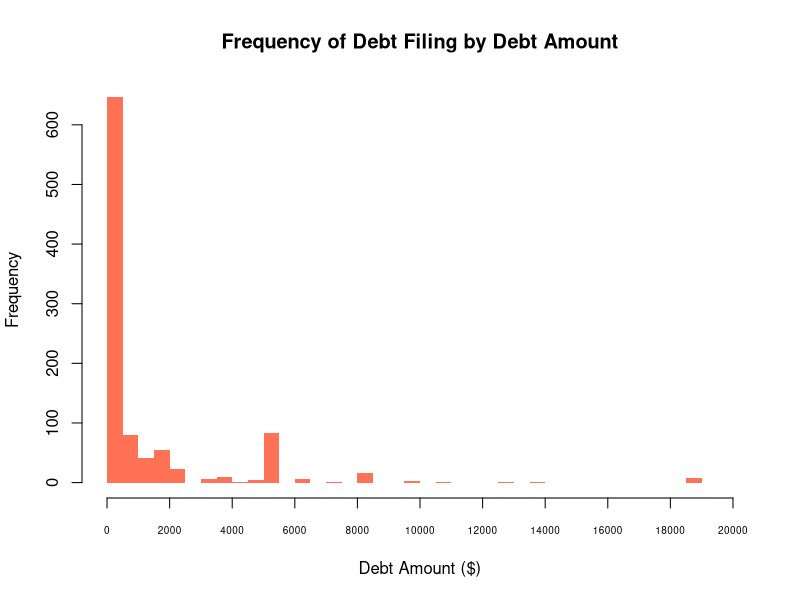
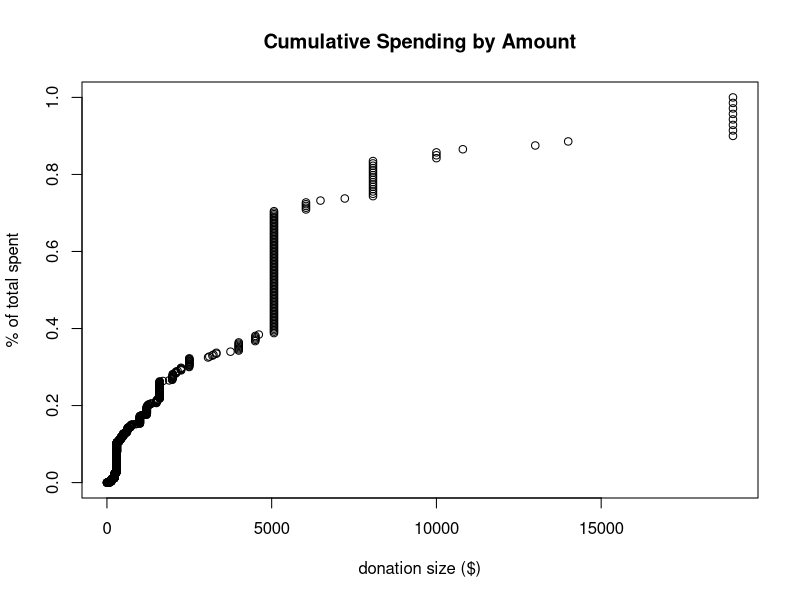
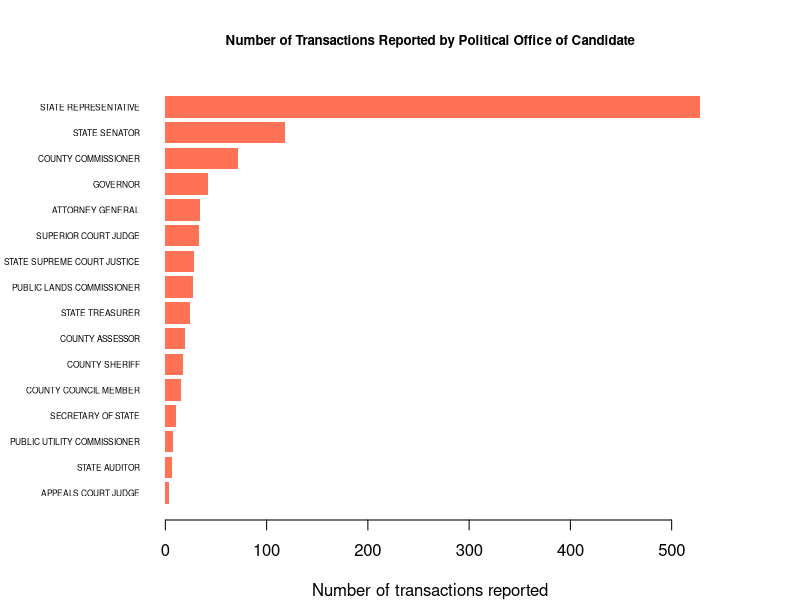
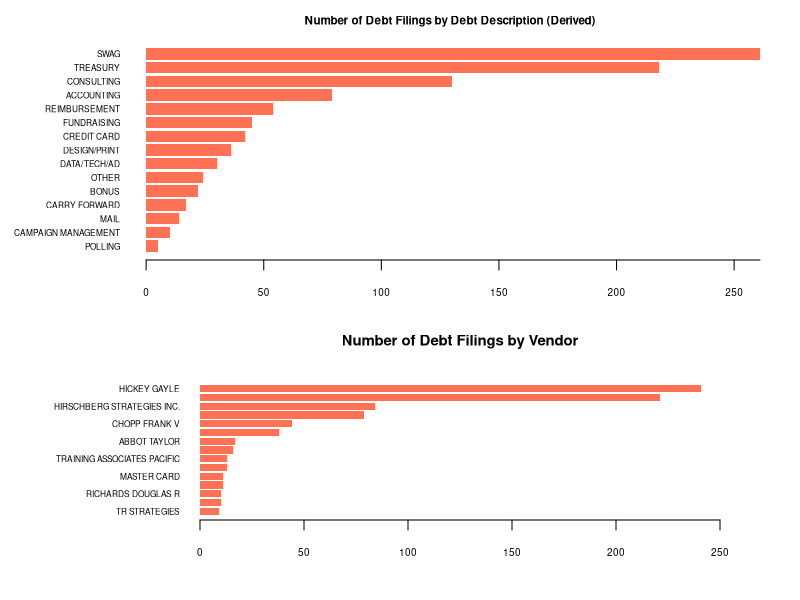
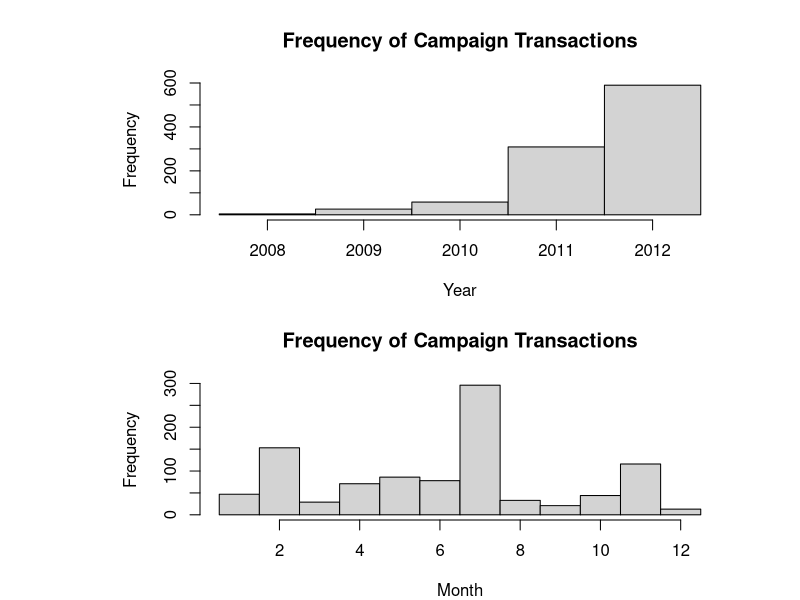
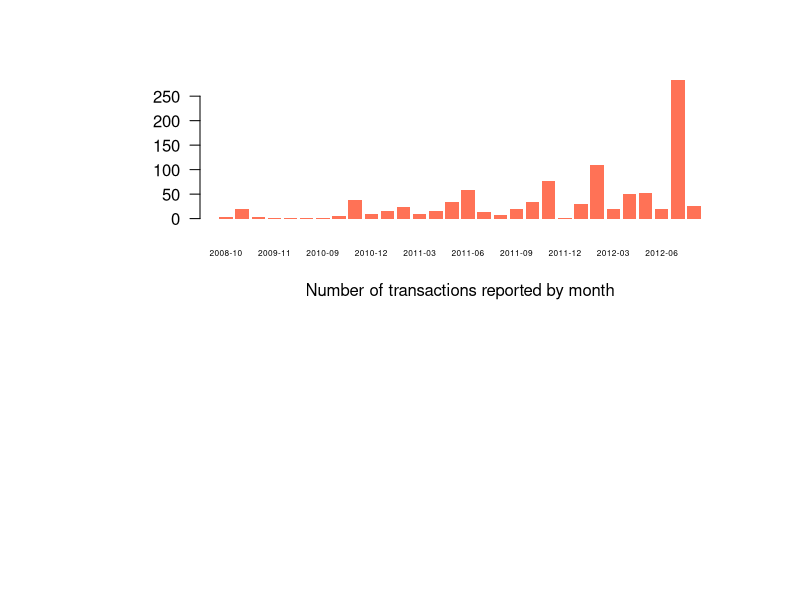
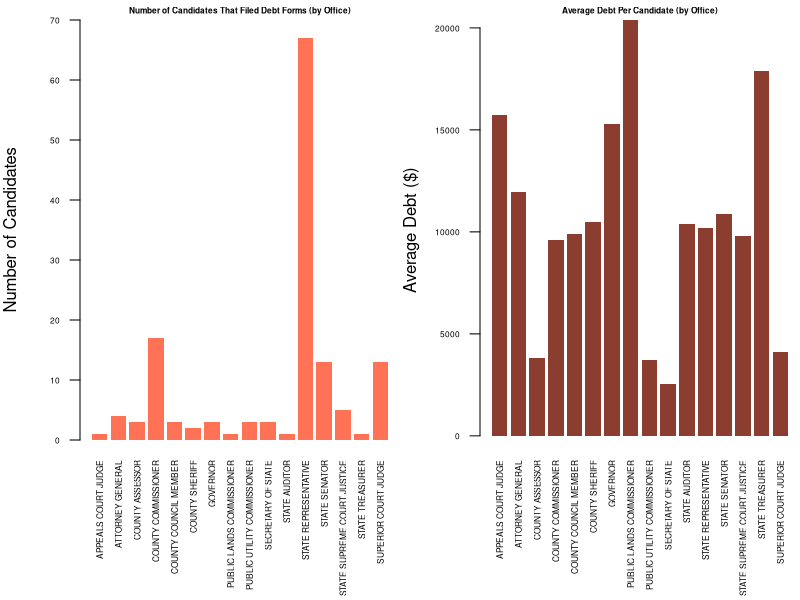
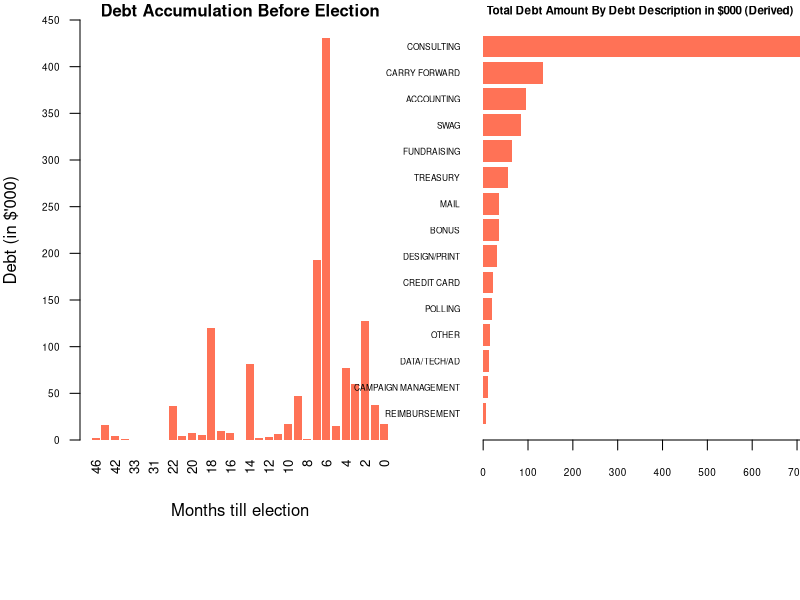

The R script that drew these images, in order:
## ---- chunk 1
knitr::opts_chunk$set(echo = TRUE, warning=TRUE, message=FALSE, tidy=TRUE, strip.white = TRUE)
## ---- chunk 2
CandidateDebt <- read.csv("CandidateDebt.csv",
                          stringsAsFactors = FALSE)
str(CandidateDebt)
table(CandidateDebt$amount)
## ---- chunk 3
# get column names from row data
var_names <- colnames(read.csv("CandidateDebt.csv", nrows = 1))

# insert column after "position" and remove last column
var_names_corrected <- c(var_names[1:grep("position", var_names)],
                         "position2",
                         var_names[(grep("position", var_names) + 1):(length(var_names) - 1)])
## ---- chunk 4
# reading the data with correct headers
CandidateDebt <- read.csv("CandidateDebt.csv",
                          stringsAsFactors = FALSE,
                          col.names = var_names_corrected)
rm(list = c("var_names", "var_names_corrected"))
## ---- chunk 5
dim(CandidateDebt)
summary(CandidateDebt)
## ---- chunk 6
# Converting target variable to numeric
CandidateDebt$amount_num <- as.numeric(CandidateDebt$amount)
summary(CandidateDebt$amount_num)
## ---- chunk 7
# creating flag for missing values (1 for missing)
CandidateDebt$missing_amount <- ifelse(is.na(CandidateDebt$amount_num), 1, 0)
table(CandidateDebt$missing_amount)
## ---- chunk 8
# number of of unique filer ids (candidates in full dataset)
length(unique(CandidateDebt$filerid))
# number of unique filer ids (candidates) in data set without 56 rows with missing data:
length(unique(CandidateDebt[CandidateDebt$missing_amount == 0,]$filerid))
## ---- chunk 9
# number of of unique values of office (candidates in full dataset)
length(unique(CandidateDebt$office))
# number of unique values of office in data set without 56 rows with missing data:
length(unique(CandidateDebt[CandidateDebt$missing_amount == 0,]$office))
## ---- chunk 10
# converting dates from character to dates
CandidateDebt$fromdate <- as.Date(CandidateDebt$fromdate, format = "%m/%d/%y")
CandidateDebt$thrudate <- as.Date(CandidateDebt$thrudate, format = "%m/%d/%y")
CandidateDebt$debtdate <- as.Date(CandidateDebt$debtdate, format = "%m/%d/%y")
## ---- chunk 11
# creating a vector of variables to keep for analysis
keep_vars <- c("reportnumber", "filerid", "filername", "office", "legislativedistrict",
    "party", "jurisdiction", "jurisdictioncounty", "jurisdictiontype",
    "amount_num", "fromdate", "thrudate", "debtdate", "code", "description",
    "vendorname", "vendoraddress","vendorcity", "vendorstate")

# removing 56 rows with missing data
CandidateDebtSub <- CandidateDebt[CandidateDebt$missing_amount == 0,]
CandidateDebtSub <- CandidateDebtSub[keep_vars]
rm(keep_vars)
## ---- chunk 12
dim(CandidateDebtSub)
summary(CandidateDebtSub)
## ---- chunk 13
# checking for presense of missing values
sum(is.na(CandidateDebtSub))
## ---- chunk 14
aggr_office <- aggregate(amount_num ~ filerid + office, data = CandidateDebtSub, sum)
aggr_office <- aggregate(office ~ filerid, data = aggr_office, length)

aggr_legdis <- aggregate(amount_num ~ filerid + legislativedistrict, data = CandidateDebtSub, sum)
aggr_legdis <- aggregate(legislativedistrict ~ filerid, data = aggr_legdis, length)

aggr_party <- aggregate(amount_num ~ filerid + party, data = CandidateDebtSub, sum)
aggr_party <- aggregate(party ~ filerid, data = aggr_party, length)

aggr_jur <- aggregate(amount_num ~ filerid + jurisdiction, data = CandidateDebtSub, sum)
aggr_jur <- aggregate(jurisdiction ~ filerid, data = aggr_jur, length)

aggr_jurc <- aggregate(amount_num ~ filerid + jurisdictioncounty, data = CandidateDebtSub, sum)
aggr_jurc <- aggregate(jurisdictioncounty ~ filerid, data = aggr_jurc, length)

aggr_jurt <- aggregate(amount_num ~ filerid + jurisdictiontype, data = CandidateDebtSub, sum)
aggr_jurt <- aggregate(jurisdictiontype ~ filerid, data = aggr_jurt, length)

aggr_comb <- cbind(aggr_office,
                   aggr_legdis[,2],
                   aggr_party[,2],
                   aggr_jur[,2],
                   aggr_jurc[,2],
                   aggr_jurt[,2])

colnames(aggr_comb) <- c("filerid", "office", "legislativedistrict", "party", "jurisdiction",
                         "jurisdictioncounty", "jurisdictiontype")
rm(list = c("aggr_office", "aggr_legdis", "aggr_party", "aggr_jur", "aggr_jurc", "aggr_jurt"))

#sapply(aggr_comb[, -1], table)
summary(aggr_comb[, -1])
## ---- chunk 15
# creating flag variables for candidates with more than 1 unique value
aggr_comb$legdist_mult <- ifelse(aggr_comb$legislativedistrict > 1, 1, 0)
aggr_comb$party_mult <- ifelse(aggr_comb$party > 1, 1, 0)
aggr_comb$jur_mult <- ifelse(aggr_comb$jurisdiction > 1, 1, 0)
aggr_comb$jurc_mult <- ifelse(aggr_comb$jurisdictioncounty > 1, 1, 0)
aggr_comb$jurt_mult <- ifelse(aggr_comb$jurisdictiontype > 1, 1, 0)
aggr_comb$mult <- aggr_comb$legdist_mult + aggr_comb$party_mult + aggr_comb$jur_mult +
  aggr_comb$jurc_mult + aggr_comb$jurt_mult
table(aggr_comb$mult)
## ---- chunk 16
# adding this flag variable to the main data set
CandidateDebtSub <- merge(CandidateDebtSub, aggr_comb[, c("filerid", "mult")], by = "filerid")
rm(aggr_comb)
## ---- chunk 17
# counting number of unique offices among those 34 candidates
length(unique(CandidateDebtSub$office[CandidateDebtSub$mult == 0]))
## ---- chunk 18
# counting number of unique parties/offices among those 34 candidates
aggr_party <- aggregate(amount_num ~ filerid + party + office, data = CandidateDebtSub[CandidateDebtSub$mult == 0,], sum)
table(aggr_party$office, aggr_party$party)
rm(aggr_party)
## ---- chunk 19
summary(CandidateDebtSub$amount_num)
sd(CandidateDebtSub$amount_num)
## ---- chunk 20
# Amount

hist(CandidateDebtSub$amount,
     breaks=50,
     main = 'Frequency of Debt Filing by Debt Amount',
     col='coral1',
     border=NA,
     xlim = range(0:20000),
     xaxt = "n",
     xlab = 'Debt Amount ($)')
axis(1, at = seq(0, 20000, 2000),
     labels = seq(0, 20000, 2000),
     cex.axis = 0.6)
## ---- chunk 21
total_spent = sum(CandidateDebtSub$amount_num)
plot(sort(CandidateDebtSub$amount_num), cumsum(sort(CandidateDebtSub$amount_num)) / total_spent, xlab="donation size ($)", ylab="% of total spent", main="Cumulative Spending by Amount")

## ---- chunk 22
sum(subset(CandidateDebtSub, amount_num < 500)$amount_num) / total_spent
sum(subset(CandidateDebtSub, amount_num >= 5000)$amount_num) / total_spent
sum(CandidateDebtSub$amount_num == 5070.14)
sum(subset(CandidateDebtSub, amount_num >= 19000)$amount_num) / total_spent
sum(CandidateDebtSub$amount_num == 19000)
## ---- chunk 23
par(mar=c(4,8,4,5))
barplot(sort(table(CandidateDebtSub$office)),
            horiz=TRUE,
            las = 1,
            cex.names = 0.5,
            xlab='Number of transactions reported',
            col='coral1',
            border=NA)
title('Number of Transactions Reported by Political Office of Candidate',
      cex.main = 0.8)
## ---- chunk 24
table(CandidateDebtSub$vendorstate)
prop.table(table(CandidateDebtSub$vendorstate))
## ---- chunk 25
# Code
aggr_code <- aggregate(reportnumber ~ code, CandidateDebtSub, length)
colnames(aggr_code) <- c("Code", "Number of Reports")
aggr_code[order(-aggr_code$`Number of Reports`),]
rm(aggr_code)
## ---- chunk 26
creditcard <- c("AM EX", "AMERICAN EXPRESS", "AMERICAN EXPRESS LOWES", "AMEX",
                "CITI MASTERCARD", "MASTERCARD", "VISA", "CAPITOL ONE",
                "MASTER CARD")
consulting <- c("CONSULTING", "JANUARY SERVICES", "$750 PER MONTH THROUGH OCTOBER",
                "AUGUST CONSULTING", "CONSULTING ESTIMATE", "CONSULTING/PHOTOGRAPHY",
                "CONSULTING/TRAVEL", "MAY CONSULTING SERVICES", "MONTHLY CONSULTING FEE",
                "RETAINER", "APRIL RETAINER")
swag <- c("RE-ORDER TEE SHIRTS", "BUMPER STICKERS/FLYERS", "CONSULTING/YARD SIGNS",
          "YARD SIGNS", "OFFICE SUPPLIES/ WATER FOR KICKOFF")

CandidateDebtSub$description_aggr[grepl("TREASURY", CandidateDebtSub$description, ignore.case = TRUE)] <-
  "TREASURY"
CandidateDebtSub$description_aggr[grepl("CAMPAIGN", CandidateDebtSub$description, ignore.case = TRUE)] <-
  "CAMPAIGN MANAGEMENT"
CandidateDebtSub$description_aggr[grepl("FUND", CandidateDebtSub$description, ignore.case = TRUE)] <-
  "FUNDRAISING"
CandidateDebtSub$description_aggr[grepl("CARRY FORWARD", CandidateDebtSub$description, ignore.case = TRUE)] <-
  "CARRY FORWARD"
CandidateDebtSub$description_aggr[grepl("REIMB", CandidateDebtSub$description, ignore.case = TRUE)] <-
  "REIMBURSEMENT"
CandidateDebtSub$description_aggr[grepl("ACCOUNTING", CandidateDebtSub$description, ignore.case = TRUE)] <-
  "ACCOUNTING"
CandidateDebtSub$description_aggr[grepl("BONUS", CandidateDebtSub$description, ignore.case = TRUE)] <-
  "BONUS"
CandidateDebtSub$description_aggr[grepl("DESIGN", CandidateDebtSub$description, ignore.case = TRUE)] <-
  "DESIGN/PRINT"
CandidateDebtSub$description_aggr[grepl("PRINT", CandidateDebtSub$description, ignore.case = TRUE)] <-
  "DESIGN/PRINT"
CandidateDebtSub$description_aggr[grepl("POLLING", CandidateDebtSub$description, ignore.case = TRUE)] <-
  "POLLING"
CandidateDebtSub$description_aggr[grepl("CREDIT", CandidateDebtSub$description, ignore.case = TRUE)] <-
  "CREDIT CARD"
CandidateDebtSub$description_aggr[CandidateDebtSub$vendorname %in% creditcard] <-
  "CREDIT CARD"
CandidateDebtSub$description_aggr[CandidateDebtSub$description %in% consulting] <-
  "CONSULTING"
CandidateDebtSub$description_aggr[CandidateDebtSub$description %in% swag] <-
  "SWAG"
CandidateDebtSub$description_aggr[grepl("MAIL", CandidateDebtSub$description, ignore.case = TRUE)] <-
  "MAIL"
CandidateDebtSub$description_aggr[grepl("POSTAGE", CandidateDebtSub$description, ignore.case = TRUE)] <-
  "MAIL"
CandidateDebtSub$description_aggr[grepl("STAMPS", CandidateDebtSub$description, ignore.case = TRUE)] <-
  "MAIL"
CandidateDebtSub$description_aggr[grepl("DATA", CandidateDebtSub$description, ignore.case = TRUE)] <-
  "DATA/TECH/AD"
CandidateDebtSub$description_aggr[grepl("DISPLAY", CandidateDebtSub$description, ignore.case = TRUE)] <-
  "DATA/TECH/AD"
CandidateDebtSub$description_aggr[grepl("WEB", CandidateDebtSub$description, ignore.case = TRUE)] <-
  "DATA/TECH/AD"
CandidateDebtSub$description_aggr[grepl("ADVERTISEMENT", CandidateDebtSub$description, ignore.case = TRUE)] <-
  "DATA/TECH/AD"
CandidateDebtSub$description_aggr[grepl("COMPUTER", CandidateDebtSub$description, ignore.case = TRUE)] <-
  "DATA/TECH/AD"
CandidateDebtSub$description_aggr[is.na(CandidateDebtSub$description_aggr)] <- "OTHER"

rm(list = c("creditcard", "consulting", "swag"))
table(CandidateDebtSub$description_aggr)
#table(CandidateDebtSub$description[CandidateDebtSub$description_aggr == "OTHER"])
## ---- chunk 27
aggr_descr <- aggregate(amount_num ~ description_aggr, data = CandidateDebtSub, sum)
aggr_descr <- aggr_descr[order(aggr_descr$amount_num),]

par(mar=c(2,7,2,2),
    mfrow=c(2,1))
barplot(sort(table(CandidateDebtSub$description_aggr)),
        horiz = TRUE,
        las = 2,
        cex.names=0.5,
        col='coral1',
        border=NA,
        axes = FALSE)
axis(1, at = seq(0, 300, 50),
     cex.axis = 0.6,
     las = 1)
title('Number of Debt Filings by Debt Description (Derived)',
      cex.main = 0.7)

## ---- chunk 28
par(mar=c(4,10,4,4))
vendorTable <- sort(table(CandidateDebtSub$vendorname),decreasing = TRUE)
barplot(sort(vendorTable[1:15]),
        horiz = TRUE,
        las = 2,
        cex.names=0.5,
        cex.axis = 0.8,
        xlim = range(0:250),
        axes = FALSE,
        col='coral1',
        border=NA)
axis(1, at = seq(0, 250, 50),
     cex.axis = 0.6,
     las = 1)
title('Number of Debt Filings by Vendor',
      cex.main = 0.9)
## ---- chunk 29
summary(CandidateDebtSub$debtdate)
summary(CandidateDebtSub$fromdate)
summary(CandidateDebtSub$thrudate)
## ---- chunk 30
hist(as.numeric(format(CandidateDebtSub$debtdate, format="%Y")), breaks=seq(2007.5, 2012.5, 1), main="Frequency of Campaign Transactions", xlab="Year")
hist(as.numeric(format(CandidateDebtSub$debtdate, format="%m")), breaks=seq(0.5, 12.5, 1), main="Frequency of Campaign Transactions", xlab="Month")
barplot(table(sort(format(CandidateDebtSub$debtdate, format="%Y-%m"))),
            las = 1,
            cex.names = 0.5,
            xlab='Number of transactions reported by month',
            col='coral1',
            border=NA)
## ---- chunk 31
aggr_office <- aggregate(amount_num ~ filerid + office, data = CandidateDebtSub, sum)
aggr_office <- aggregate(filerid ~ office, data = aggr_office, length)
aggr_office2 <- aggregate(amount_num ~ office, data = CandidateDebtSub, sum)
aggr_office <- cbind(aggr_office, aggr_office2[,2])
colnames(aggr_office)[3] <- c("amount_num")
aggr_office$amount_p_cand <- aggr_office$amount_num / aggr_office$filerid

par(mar = c(8,4,1,0),
    oma = c(0,0,0,0),
    mfrow = c(1,2))
barplot(aggr_office$filerid,
        names.arg = aggr_office$office,
        cex.names = 0.5,
        cex.axis = 0.5,
        border = NA,
        las = 2,
        ylim = range(0, 70),
        ylab = "Number of Candidates",
        col = "coral1")
title("Number of Candidates That Filed Debt Forms (by Office)",
      cex.main = 0.5)

par(mar = c(8,4,1,0))
barplot(aggr_office$amount_p_cand,
        names.arg = aggr_office$office,
        cex.names = 0.5,
        cex.axis = 0.5,
        border = NA,
        las = 2,
        ylab = "Average Debt ($)",
        col = "coral4")
title("Average Debt Per Candidate (by Office)",
      cex.main = 0.5)
rm(list = c("aggr_office", "aggr_office2"))

## ---- chunk 32

# Number of months before election the debt occured
CandidateDebtSub$weeksindebt <-
  round(difftime(max(CandidateDebtSub$debtdate), CandidateDebtSub$debtdate, units = "weeks"))
CandidateDebtSub$monthsindebt <-
  round(CandidateDebtSub$weeksindebt / 52 * 12)
CandidateDebtSub$monthsindebt <-
  as.numeric(CandidateDebtSub$monthsindebt)
# capping months at 13 months (for exploratory reasons)
CandidateDebtSub$monthsindebt_cap <-
  ifelse(CandidateDebtSub$monthsindebt > 12, 13, CandidateDebtSub$monthsindebt)
summary(CandidateDebtSub$monthsindebt)
summary(CandidateDebtSub$monthsindebt_cap)

aggr_months <- aggregate(amount_num ~ monthsindebt, data = CandidateDebtSub, sum)
aggr_months <- aggr_months[order(-aggr_months$monthsindebt),]

barplot(aggr_months$amount_num/1000,
        names.arg = aggr_months$monthsindebt,
        cex.names = 0.8,
        cex.axis = 0.8,
        ylim = range(0, 450),
        las = 2,
        border = NA,
        axes = FALSE,
        xlab = "Months till election",
        ylab = "Debt (in $'000)",
        col = "coral1")
axis(2, at = seq(0, 450, 50),
     cex.axis = 0.6,
     las = 1)
title("Debt Accumulation Before Election",
      cex.main = 1)

rm(aggr_months)
## ---- chunk 33
# description_aggr

aggr_descr <- aggregate(amount_num ~ description_aggr, data = CandidateDebtSub, sum)
aggr_descr <- aggr_descr[order(aggr_descr$amount_num),]

#par(mar=c(4,12,4,4))
barplot(aggr_descr$amount_num,
        names.arg = aggr_descr$description_aggr,
        horiz = TRUE,
        las = 2,
        cex.names=0.5,
        axes = FALSE,
        col='coral1',
        border=NA)
axis(1, at = seq(0, 800000, 100000),
     cex.axis = 0.6,
     labels = seq(0, 800, 100),
     las = 1)
title('Total Debt Amount By Debt Description in $000 (Derived)',
      cex.main = 0.7)
rm(aggr_descr)

## ---- chunk 34
aggr_descr0 <- aggregate(amount_num ~ description_aggr, data = CandidateDebtSub, sum)
aggr_descr0 <- aggr_descr0[order(-aggr_descr0$amount_num),]

par(mar = c(7,4,2,3),
    oma = c(0,0,0,0),
    xpd = TRUE)
boxplot(amount_num ~ description_aggr, data = CandidateDebtSub,
        log = "y",
        ylab = "Amount of Debt in Individual Report (log)",
        las = 2,
        cex.names = 0.5,
        cex.axis = 0.5,
        col = "coral1",
        border = "coral4")
title("Distribution of Report Debt Amount by Description",
      cex.main = 1)
## ---- chunk 35
table(subset(CandidateDebtSub, amount_num == 5070.14)$vendorname)
table(subset(CandidateDebtSub, amount_num == 19000)$vendorname)
table(subset(CandidateDebtSub, amount_num == 5070.14)$description_aggr)
table(subset(CandidateDebtSub, amount_num == 19000)$description_aggr)
## ---- chunk 36
vendor_revenue = aggregate(CandidateDebtSub$amount_num, by=list(vendorname=CandidateDebtSub$vendorname), FUN=sum)
head(setNames(vendor_revenue[with(vendor_revenue, order(-x)), ], c('Vendor Name', 'Total Revenue')), 5)
## ---- chunk 37
aggr_months_office <- aggregate(amount_num ~ monthsindebt + office, data = CandidateDebtSub, sum)
aggr_months_office <-
  reshape(aggr_months_office,
          v.names = "amount_num",
          idvar = "office",
          timevar = "monthsindebt",
          direction = "wide")

aggr_months_office[is.na(aggr_months_office)] <- 0

aggr_months_office$amount_num.19plus =
  aggr_months_office$amount_num.19 +
  aggr_months_office$amount_num.20 +
  aggr_months_office$amount_num.21 +
  aggr_months_office$amount_num.22 +
  aggr_months_office$amount_num.23 +
  aggr_months_office$amount_num.31 +
  aggr_months_office$amount_num.32 +
  aggr_months_office$amount_num.33 +
  aggr_months_office$amount_num.40 +
  aggr_months_office$amount_num.42 +
  aggr_months_office$amount_num.43 +
  aggr_months_office$amount_num.46

keep_vars <- c("office", "amount_num.19plus", "amount_num.18", "amount_num.17",
               "amount_num.16", "amount_num.15", "amount_num.14", "amount_num.13",
               "amount_num.12", "amount_num.11", "amount_num.10", "amount_num.9",
               "amount_num.8", "amount_num.7", "amount_num.6", "amount_num.5",
               "amount_num.4", "amount_num.3",
               "amount_num.2", "amount_num.1", "amount_num.0")
new_vars <- c("office", "Month.19p", "Month.18", "Month.17", "Month.16", "Month.15",
              "Month.14", "Month.13", "Month.12", "Month.11", "Month.10", "Month.9",
              "Month.8", "Month.7", "Month.6", "Month.5", "Month.4", "Month.3",
              "Month.2", "Month.1", "Month.0")

aggr_months_office <- aggr_months_office[, keep_vars]
colnames(aggr_months_office) <- new_vars
aggr_months_office2 <- aggr_months_office[,-1]
rownames(aggr_months_office2) <- aggr_months_office[, 1]

par(mar = c(6,5,2,1),
    oma = c(0,0,0,0))
barplot(as.matrix(aggr_months_office2),
        border="white",
        space=0.04,
        cex.names = 0.6,
        las = 2,
        cex.axis = 0.8,
        col = rainbow(16),
        axes = FALSE,
        ylim = range(0, 500000),
        xlab = "Months till election",
        ylab = "Debt (in $'000)")
axis(2, at = seq(0, 500000, 50000),
     cex.axis = 0.5,
     labels = seq(0, 5000, 500),
     las = 1)
legend("topright",
       legend = rownames(aggr_months_office2),
       fill = rainbow(16),
       inset = c(0.365, 0),
       ncol = 2,
       cex = 0.5)
title("Debt Accumulation Before Election by Office",
      cex.main = 1)

rm(list = c("keep_vars", "new_vars", "aggr_months_office2"))
## ---- chunk 38
amount_by_office <- aggregate(amount_num ~ office, data = CandidateDebtSub, sum)
aggr_months_office <- cbind(aggr_months_office, amount_by_office[,2])
colnames(aggr_months_office)[22] <- "amount"
aggr_months_office$Month.12p <- 100 * (aggr_months_office$Month.19p +
  aggr_months_office$Month.18 +
  aggr_months_office$Month.17 +
  aggr_months_office$Month.16 +
  aggr_months_office$Month.15 +
  aggr_months_office$Month.14 +
  aggr_months_office$Month.13 +
  aggr_months_office$Month.12) / aggr_months_office$amount
aggr_months_office$Month.11 <- 100 * aggr_months_office$Month.11 / aggr_months_office$amount
aggr_months_office$Month.10 <- 100 * aggr_months_office$Month.10 / aggr_months_office$amount
aggr_months_office$Month.9 <- 100 * aggr_months_office$Month.9 / aggr_months_office$amount
aggr_months_office$Month.8 <- 100 * aggr_months_office$Month.8 / aggr_months_office$amount
aggr_months_office$Month.7 <- 100 * aggr_months_office$Month.7 / aggr_months_office$amount
aggr_months_office$Month.6 <- 100 * aggr_months_office$Month.6 / aggr_months_office$amount
aggr_months_office$Month.5 <- 100 * aggr_months_office$Month.5 / aggr_months_office$amount
aggr_months_office$Month.4 <- 100 * aggr_months_office$Month.4 / aggr_months_office$amount
aggr_months_office$Month.3 <- 100 * aggr_months_office$Month.3 / aggr_months_office$amount
aggr_months_office$Month.2 <- 100 * aggr_months_office$Month.2 / aggr_months_office$amount
aggr_months_office$Month.1 <- 100 * aggr_months_office$Month.1 / aggr_months_office$amount
aggr_months_office$Month.0 <- 100 * aggr_months_office$Month.0 / aggr_months_office$amount

new_vars <- c("Month.12p", "Month.11", "Month.10", "Month.9",
              "Month.8", "Month.7", "Month.6", "Month.5", "Month.4", "Month.3",
              "Month.2", "Month.1", "Month.0")

aggr_months_office2 <- aggr_months_office[,new_vars]
aggr_months_office3 <- as.data.frame(t(aggr_months_office2))
colnames(aggr_months_office3) <- aggr_months_office[,1]

par(mar = c(8,4,2,3),
    oma = c(0,0,0,0),
    xpd = TRUE)
barplot(as.matrix(aggr_months_office3),
        border="white",
        space=0.04,
        cex.names = 0.5,
        las = 2,
        cex.axis = 0.8,
        col = rainbow(12, s = 0.75),
        ylab = "Share of Debt (%)")
legend("topright",
       legend = rev(rownames(aggr_months_office3)),
       fill = rainbow(12, s = 0.75),
       inset = c(-0.105, 0),
       ncol = 1,
       cex = 0.6)
title("Debt Composition By Month by Office",
      cex.main = 1)

rm(list = c("new_vars", "aggr_months_office", "aggr_months_office2",
            "aggr_months_office3", "amount_by_office"))
## ---- chunk 39
aggr_descr0 <- aggregate(amount_num ~ description_aggr, data = CandidateDebtSub, sum)
aggr_descr0 <- aggr_descr0[order(-aggr_descr0$amount_num),]
aggr_descr <- aggregate(amount_num ~ office + description_aggr, data = CandidateDebtSub, sum)
aggr_descr_office <-
  reshape(aggr_descr,
          v.names = "amount_num",
          idvar = "office",
          timevar = "description_aggr",
          direction = "wide")
aggr_descr_office[is.na(aggr_descr_office)] <- 0

colnames(aggr_descr_office) <- sub("amount_num.", "", colnames(aggr_descr_office))
aggr_descr_office2 <- aggr_descr_office[,aggr_descr0[,1]]
rownames(aggr_descr_office2) <- aggr_descr_office[, 1]

par(mar = c(8,4,2,3),
    oma = c(0,0,0,0),
    xpd = TRUE)
barplot(as.matrix(aggr_descr_office2),
        border="white",
        space=0.04,
        cex.names = 0.6,
        las = 2,
        cex.axis = 0.6,
        col = rainbow(15),
        axes = FALSE,
        ylab = "Debt (in $'000)")
axis(2, at = seq(0, 800000, 100000),
     labels = seq(0, 8000, 1000),
     cex.axis = 0.6,
     las = 1)
legend("topright",
       legend = rev(rownames(aggr_descr_office2)),
       fill = rainbow(15),
       ncol = 2,
       cex = 0.7)
title("Debt Composition by Description by Office",
      cex.main = 1)

rm(list = c("aggr_descr0", "aggr_descr", "aggr_descr_office", "aggr_descr_office2"))
